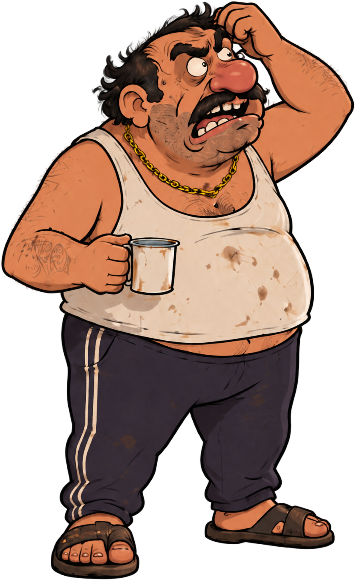
#> input picture src/assets/codex/07111c67-89c0-451b-9cb3-a598dec43b90/source.png, 355 x 580 px
$ python generate.py
#> lines starting #> are read from the running program, lines starting #| are printed output that depends on the picture
#!/usr/bin/env python3
"""Deterministic Pillow-only facial animation; untouched pixels copied verbatim."""
from PIL import Image, ImageDraw, ImageFilter
from pathlib import Path
import math, json, hashlib

ROOT=Path(__file__).resolve().parent
SRC=Image.open(ROOT/'source.png').convert('RGBA')
#> SRC is the input picture: PIL image 355x580 RGBA; mean R, G, B, A 83.6, 59.1, 47.4, 150.8
W,H=SRC.size
#> W = 355; H = 580
S=4

def bezier(points,steps=32):
    out=[]
    for a,b,c,d in points:
        for i in range(steps+1):
            t=i/steps;r=1-t
            out.append((r*r*r*a[0]+3*r*r*t*b[0]+3*r*t*t*c[0]+t*t*t*d[0],r*r*r*a[1]+3*r*r*t*b[1]+3*r*t*t*c[1]+t*t*t*d[1]))
    return out

def shape_mask(curves):
    m=Image.new('L',(W*S,H*S));d=ImageDraw.Draw(m)
#> after `m = Image.new('L', (W * S, H * S))`: m: PIL image 1420x2320 L; every value is 0
    d.polygon([(round(x*S),round(y*S)) for x,y in bezier(curves)],fill=255)
    return m.resize((W,H),Image.Resampling.LANCZOS)
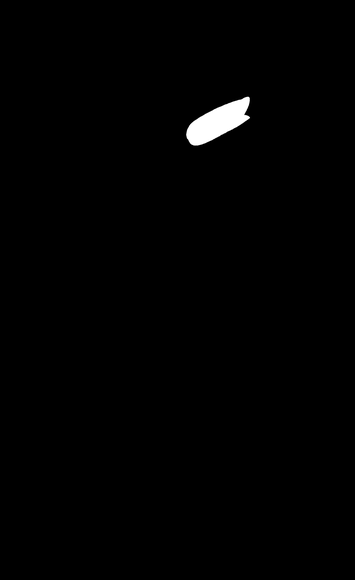
#> returned value: PIL image 355x580 L; min 0, max 255, mean 2

def line_hi(layer,pts,fill,width):
    ImageDraw.Draw(layer).line([(round(x*S),round(y*S)) for x,y in pts],fill=fill,width=round(width*S),joint='curve')

def apply_rgb(original,paint,mask):
    out=Image.composite(paint,original,mask)
    out.putalpha(original.getchannel('A'))
    return out

# Each outline surrounds exactly one eye, including its original contour.
EYES=[
 dict(outer=[((190,57.8),(195,54.2),(203.5,55.5),(208.3,61)),((208.3,61),(213,66.5),(211.8,72),(205.8,75.8)),((205.8,75.8),(199,79.6),(188,77.8),(185,69.6)),((185,69.6),(183.6,65.1),(185.9,60.5),(190,57.8))],left=(185.6,68.4),right=(210,68.3),top=55.9,bottom=75.1,skin=(215,133,82)),
 dict(outer=[((216.4,53.6),(219.2,52),(220.8,47.3),(223.4,46.8)),((223.4,46.8),(227.1,46),(232.6,50.1),(233.6,54.8)),((233.6,54.8),(236,59.9),(229.3,62.7),(223.5,61.9)),((223.5,61.9),(217.2,61.5),(215.8,57.2),(216.4,53.6))],left=(217,56.4),right=(233.1,56.5),top=47.3,bottom=60.3,skin=(219,137,86))
]

def blink(amount):
    if amount==0:return SRC.copy()
    out=SRC.copy()
    for e in EYES:
        outline=shape_mask(e['outer'])
        left,right=e['left'],e['right'];x0,y0=left;x1,y1=right
        # The upper lid travels over the unchanged globe. A shallow curved edge
        # reaches the lower lid; neither eyeball nor head is scaled.
        mid=e['top']+(e['bottom']-e['top'])*amount
        if amount==1:mid=e['bottom']-1
        edge=bezier([((x0,y0),(x0+3,mid),(x1-3,mid),(x1,y1))],48)
        cut=Image.new('L',(W*S,H*S));d=ImageDraw.Draw(cut)
        d.polygon([(int(x*S),int(y*S)) for x,y in [(x0-5,40),(x1+5,40),(x1+5,y1),*reversed(edge),(x0-5,y0)]],fill=255)
        cut=cut.resize((W,H),Image.Resampling.LANCZOS)
        import PIL.ImageChops
        m=outline if amount==1 else PIL.ImageChops.multiply(outline,cut)
        # Match the source's warm, subtly shaded eyelid paint.
        paint=SRC.copy();pix=paint.load()
        for y in range(44,81):
            for x in range(182,238):
                if m.getpixel((x,y)):
                    shade=(y-e['top'])*.65
                    noise=(math.sin(x*1.63+y*2.17)+math.sin(x*.91-y*.77))*.9
                    pix[x,y]=tuple(max(0,min(255,int(c-shade+noise))) for c in e['skin'])+(255,)
        out=apply_rgb(out,paint,m)
        ink=Image.new('RGBA',(W*S,H*S),(0,0,0,0))
        line_hi(ink,edge,(44,28,19,255),1.12)
        # A fine, warm crease immediately above the descending lid.
        crease=[(x,y-2.1) for x,y in edge[6:-6]]
        line_hi(ink,crease,(145,78,44,150),.48)
        ink=ink.resize((W,H),Image.Resampling.LANCZOS)
        # Clip the ink to the eye edit zone as well.
        ink.putalpha(PIL.ImageChops.multiply(ink.getchannel('A'),outline))
        out=Image.alpha_composite(out,ink);out.putalpha(SRC.getchannel('A'))
    return out

# Mouth coordinates follow the original sloping lip line. The moustache, nose,
# cheek outline and chin outline all remain anchored outside this compact mask.
MOUTH=shape_mask([
 ((188.4,139.9),(184,136),(187,126),(193.5,121.2)),
 ((193.5,121.2),(205,113.2),(225,103),(242,99)),
 ((242,99),(248,95.4),(251,95.3),(249,103.2)),
 ((249,103.2),(248,108.5),(245,112),(244,115)),
 ((244,115),(246,114.8),(249,115.7),(249.8,117.8)),
 ((249.8,117.8),(245.5,121),(240,125.3),(231,129.8)),
 ((231,129.8),(218,136),(205,145.3),(195,145.4)),
 ((195,145.4),(190.7,144.9),(189.4,142.7),(188.4,139.9))
])
# Keep the boundary exact; subpixel antialias is confined to this mask.
C=math.cos(-.43);SN=math.sin(-.43)
TOP=[(-43,7),(-36,2),(-30,-3),(-23,-8),(-12,-11.5),(5,-12.6),(20,-11),(30,-10),(35,-5),(42,6)]

def interp(x,table):
    if x<=table[0][0]:return table[0][1]
    for (a,b),(c,d) in zip(table,table[1:]):
        if x<=c:return b+(d-b)*(x-a)/(c-a)
    return table[-1][1]

def sample(im,x,y):
    x=max(0,min(W-1.001,x));y=max(0,min(H-1.001,y))
    ix=int(x);iy=int(y);fx=x-ix;fy=y-iy
    q=[im[ix,iy],im[ix+1,iy],im[ix,iy+1],im[ix+1,iy+1]]
    return tuple(round(q[0][k]*(1-fx)*(1-fy)+q[1][k]*fx*(1-fy)+q[2][k]*(1-fx)*fy+q[3][k]*fx*fy) for k in range(4))

def talk(scale=1,horizontal=1,closed=False):
    if scale==1 and horizontal==1:return SRC.copy()
    paint=SRC.copy();p=paint.load();src=SRC.load()
    bbox=MOUTH.getbbox()
    for y in range(bbox[1],bbox[3]):
        for x in range(bbox[0],bbox[2]):
            if not MOUTH.getpixel((x,y)):continue
            u=C*(x-220)+SN*(y-118);v=-SN*(x-220)+C*(y-118)
            # A horizontal deformation tapers to zero at both mouth corners.
            # Invert its monotonic piecewise map, so no source pixels fold.
            def forward_u(z):
                return z*horizontal if abs(z)<=26 else math.copysign(26*horizontal+(abs(z)-26)*(45-26*horizontal)/19,z)
            if abs(u)<=26*horizontal:su=u/horizontal
            else:su=math.copysign(26+(abs(u)-26*horizontal)*19/(45-26*horizontal),u)
            # Horizontal narrowing is strongest within the lips, fades above/below.
            strength=max(0,min(1,(v+17)/5,(24-v)/7))
            su=u+(su-u)*strength
            top=interp(su,TOP)
            bottom=7.5-max(0,abs(su)-20)*.30
            if bottom<top+2:bottom=top+2
            lip_end=bottom+6
            new_bottom=top+(bottom-top)*scale
            new_lip_end=new_bottom+6*(.75 if closed else .92)
            anchor=25
            if v<=top:sv=v
            elif v<new_bottom:sv=top+(v-top)/scale
            elif v<new_lip_end:sv=bottom+(v-new_bottom)*6/(new_lip_end-new_bottom)
            elif v<anchor:sv=lip_end+(v-new_lip_end)*(anchor-lip_end)/(anchor-new_lip_end)
            else:sv=v
            sx=220+C*su-SN*sv;sy=118+SN*su+C*sv
            if sv>lip_end and scale<.8:
                # Fill the vacated aperture with the original stippled skin,
                # rather than elongating the chin. This only touches the lips'
                # original footprint. The source patch is from this same chin.
                tx=220+u*.46;ty=138.8+(v-6)*.36
                skin=sample(src,tx,ty)
                original=sample(src,sx,sy)
                blend=max(0,min(1,(sv-lip_end)/2.2))
                p[x,y]=tuple(round(original[k]*(1-blend)+skin[k]*blend) for k in range(4))
            else:p[x,y]=sample(src,sx,sy)
    out=apply_rgb(SRC,paint,MOUTH)
    if closed:
        # A closed bilabial pose joins both lips near the middle of the original
        # aperture. The upper lip descends as the lower lip rises.
        paint=SRC.copy();pixels=paint.load()
        for y in range(bbox[1],bbox[3]):
            for x in range(bbox[0],bbox[2]):
                if not MOUTH.getpixel((x,y)):continue
                u=C*(x-220)+SN*(y-118);v=-SN*(x-220)+C*(y-118)
                skin=sample(src,220+u*.49,139+(v-6)*.35)
                # Subtle warmer skin directly beneath the moustache.
                warm=max(0,min(1,(10-v)/23))
                pixels[x,y]=(min(255,round(skin[0]+warm*15)),min(255,round(skin[1]+warm*5)),skin[2],255)
        out=apply_rgb(SRC,paint,MOUTH)
        layer=Image.new('RGBA',(W*S,H*S),(0,0,0,0))
        pts=[];lower=[];highlight=[]
        for i in range(100):
            u=-33+i*64/99
            v=.2+1.6*(u/33)**2
            pts.append((220+C*u-SN*v,118+SN*u+C*v))
            lower.append((220+C*u-SN*(v+1.25),118+SN*u+C*(v+1.25)))
            highlight.append((220+C*u-SN*(v+2.25),118+SN*u+C*(v+2.25)))
        line_hi(layer,lower,(177,86,62,255),3.2)
        line_hi(layer,highlight[10:-10],(221,136,94,255),.7)
        line_hi(layer,pts,(62,31,23,255),1.15)
        layer=layer.resize((W,H),Image.Resampling.LANCZOS)
        from PIL import ImageChops
        layer.putalpha(ImageChops.multiply(layer.getchannel('A'),MOUTH))
        out=Image.alpha_composite(out,layer);out.putalpha(SRC.getchannel('A'))
    return out

def main():
    blink_frames=[blink(a) for a in [0,.58,1,.29,0]]
#> blink_frames = 5 items
    talk_frames=[SRC.copy(),talk(1.20,1),talk(.42,1.01),talk(1.08,.65),talk(.035,1,True)]
#> in talk, `bbox=MOUTH.getbbox()`: bbox = (184, 94, 252, 148)
#> call 4 of talk, with scale = 0.035, horizontal = 1, closed = True
#> in line_hi (call 13), `ImageDraw.Draw(layer).line([(round(x*S),round(y*S)) for x,y in pts],fi..`:
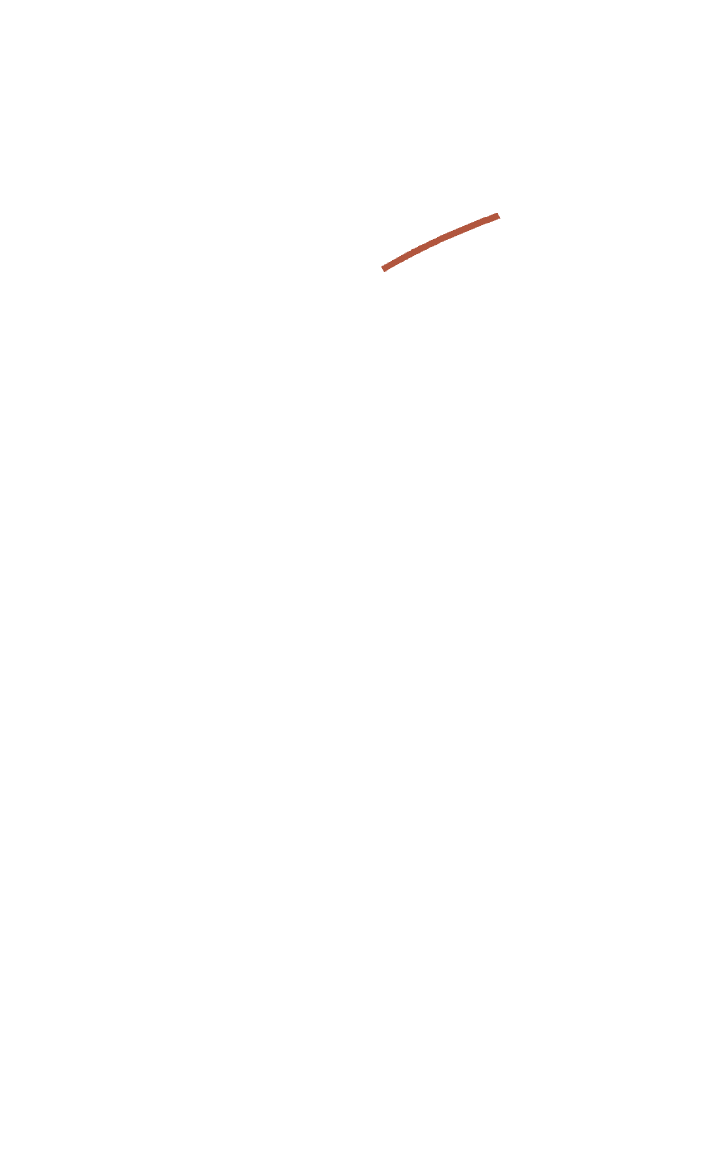
#> layer: PIL image 1420x2320 RGBA (shown at 1/2 size); mean R, G, B, A 0.2, 0.1, 0.1, 0.3; transparent parts drawn white
#> in talk (call 4), `layer=layer.resize((W,H),Image.Resampling.LANCZOS)`:
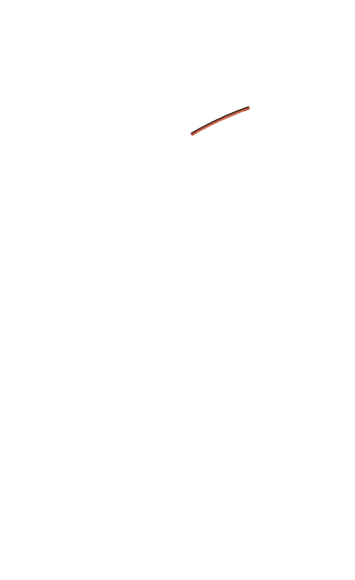
#> layer: PIL image 355x580 RGBA; mean R, G, B, A 0.3, 0.1, 0.1, 0.3; transparent parts drawn white
    clips=[]
    for kind,label,frames in [('blink','Přirozené mrknutí',blink_frames),('talk','Mluvení: klid, A, E, O, M',talk_frames)]:
        names=[]
        for i,im in enumerate(frames,1):
            name=f'{kind}-{i:02d}.png';im.save(ROOT/name);names.append(name)
        clips.append(dict(kind=kind,label=label,fps=12,frames=names))
#> this loop made 2 passes
#> (kind, label) on passes 1 to 2: ('blink', 'Přirozené mrknutí'), ('talk', 'Mluvení: klid, A, E, O, M')
    # A review sheet at 3x facial detail, plus complete full-canvas sprites.
    sheet=Image.new('RGB',(5*294,2*330),(65,69,73));d=ImageDraw.Draw(sheet)
#> after `sheet = Image.new('RGB', (5 * 294, 2 * 330), (65, 69, 73))`:
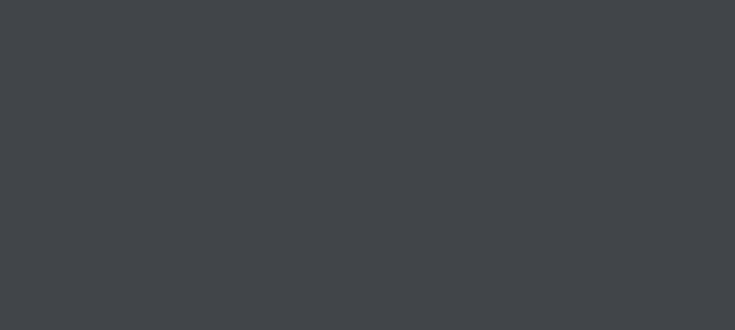
#> sheet: PIL image 1470x660 RGB (shown at 1/2 size); mean R, G, B 65, 69, 73
    for row,frames in enumerate([blink_frames,talk_frames]):
        for i,im in enumerate(frames):
            face=im.crop((175,40,273,145)).resize((294,315),Image.Resampling.NEAREST)
            bg=Image.new('RGBA',face.size,(190,190,190,255));bg.alpha_composite(face)
            sheet.paste(bg.convert('RGB'),(i*294,row*330+15))
            d.text((i*294+6,row*330+2),f'{"blink" if row==0 else "talk"} {i+1}',fill='white')
#> this loop made 2 passes
#> row on passes 1 to 2: 0, 1
    sheet.save(ROOT/'contact-sheet.png')
    # Exact full RGBA validation, independent of drawing masks.
    srcbytes=SRC.tobytes();sets={};validation={}
    for clip in clips:
        changed=set();unique=set()
        for name in clip['frames']:
            im=Image.open(ROOT/name);assert im.mode=='RGBA' and im.size==SRC.size
            assert im.getchannel('A').tobytes()==SRC.getchannel('A').tobytes()
            b=im.tobytes();unique.add(hashlib.sha256(b).hexdigest())
            changed.update(i for i in range(W*H) if b[i*4:i*4+4]!=srcbytes[i*4:i*4+4])
        sets[clip['kind']]=changed
        xs=[i%W for i in changed];ys=[i//W for i in changed]
        validation[clip['kind']]={'changed_bbox':[min(xs),min(ys),max(xs)+1,max(ys)+1], 'unique_frames':len(unique),'changed_pixels_union':len(changed)}
    assert blink_frames[0].tobytes()==srcbytes==blink_frames[-1].tobytes()
    assert validation['blink']['unique_frames']>=4 and validation['talk']['unique_frames']==5
    a=validation['blink']['changed_bbox'];b=validation['talk']['changed_bbox']
    assert a[3]<=b[1] or b[3]<=a[1] or a[2]<=b[0] or b[2]<=a[0]
    assert not sets['blink'] & sets['talk']
    eye_masks=[shape_mask(e['outer']) for e in EYES]
    assert all(any(m.getpixel((i%W,i//W)) for m in eye_masks) for i in sets['blink'])
    assert all(MOUTH.getpixel((i%W,i//W)) for i in sets['talk'])
    validation['invariants']={'source_alpha_preserved':True,'outside_edit_masks_rgba_identical':True,'blink_endpoints_identical_to_source':True,'change_rectangles_disjoint':True,'canvas':[W,H],'fps':12,'frames_per_clip':5}
    (ROOT/'validation.json').write_text(json.dumps(validation,indent=2)+'\n')
    result={'notes':'Dva klipy po pěti snímcích při 12 fps, plátno 355 × 580. Mrknutí pohybuje horními víčky; první a poslední snímek jsou přesnou kopií zdroje. Mluvení obsahuje původní klidový výraz a čtyři odlišné tvary A, E, O a zavřené M. Zachována původní alfa všech snímků i všechny RGBA pixely mimo oddělené oblasti očí a úst. Oči a ústa mají nepřekrývající se obdélníky změn. Pózy vznikají lokálním překreslením víček a deformací původní kresby úst; pětisnímkový klip mluvení je sada póz, ne synchronizace s konkrétní zvukovou stopou.','scripts':['generate.py'],'clips':clips}
    (ROOT/'result.json').write_text(json.dumps(result,ensure_ascii=False,indent=2)+'\n')
    print(json.dumps(validation,indent=2))
#> (printed output is left out)

if __name__=='__main__':main()
